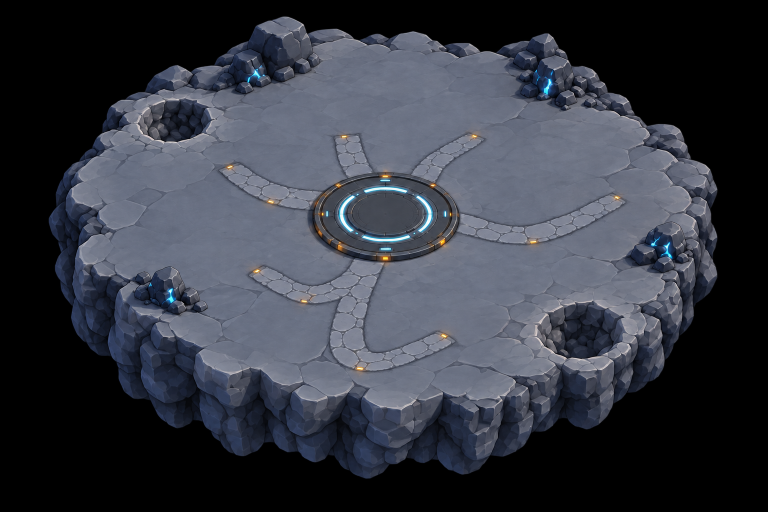
#> input picture art/refs/island-floor-gpt-v5-raw.png, 1536 x 1024 px (shown at 1/2 size)
$ python cockpit_prop.py ../refs/island-floor-gpt-v5-raw.png ../refs/ask-zannabi-gpt-v1.png 5
#> lines starting #> are read from the running program, lines starting #| are printed output that depends on the picture; after the words box and inside, x2 and y2 are one past the last pixel; in counts of white or black regions, pixels touching at a corner belong together
import sys
from collections import deque
from pathlib import Path

import numpy as np
from PIL import Image

TOLERANCE = 30


def cutout(img: Image.Image) -> Image.Image:
    a = np.asarray(img.convert('RGBA')).astype(int)
    h, w = a.shape[:2]
#> h = 1024; w = 1536
    bg = np.median([a[2, 2, :3], a[2, -3, :3], a[-3, 2, :3], a[-3, -3, :3]], axis=0)
#> bg = [0, 0, 0]
    near = np.abs(a[..., :3] - bg).sum(2) < TOLERANCE
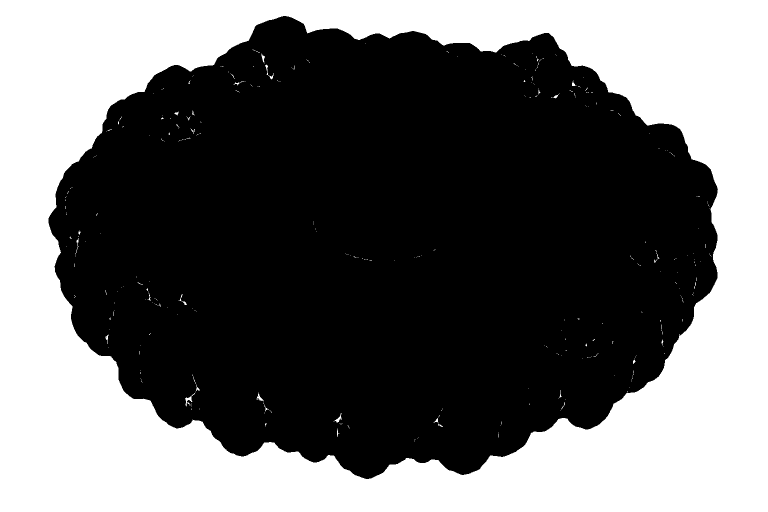
#> near: shape (1024, 1536) bool (shown at 1/2 size); 41.3% white; 361 white regions (336 under 20 px), largest, box (x1, y1, x2, y2) and area: (0, 0, 1536, 1024) 648085, (370, 785, 391, 812) 133, (530, 129, 548, 159) 94
    seen = np.zeros((h, w), bool)
    queue = deque([(0, 0), (0, w - 1), (h - 1, 0), (h - 1, w - 1)])
    for p in queue:
        seen[p] = True
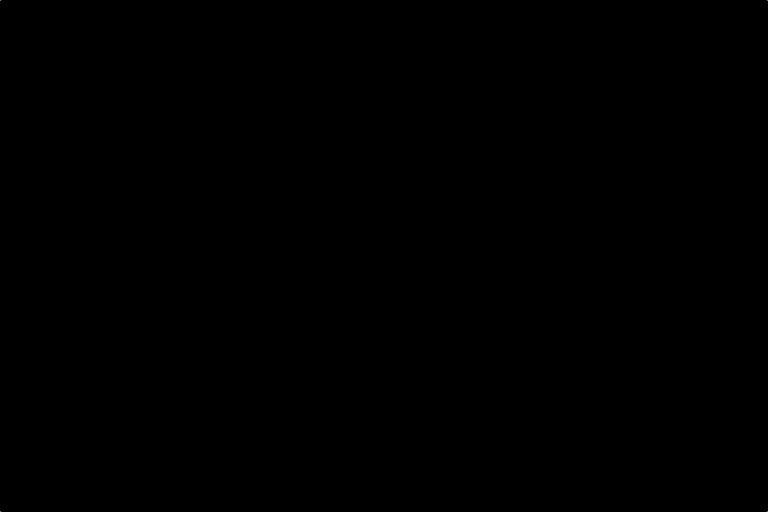
#> seen: shape (1024, 1536) bool (shown at 1/2 size); 0% white in thin lines or dots
    while queue:
        y, x = queue.popleft()
        for ny, nx in ((y + 1, x), (y - 1, x), (y, x + 1), (y, x - 1)):
            if 0 <= ny < h and 0 <= nx < w and not seen[ny, nx] and near[ny, nx]:
                seen[ny, nx] = True
                queue.append((ny, nx))
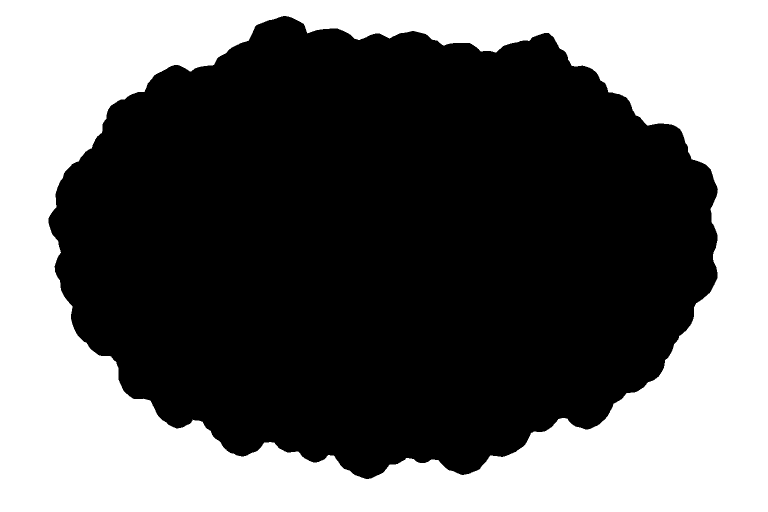
#> seen: shape (1024, 1536) bool (shown at 1/2 size); 41.2% white; 1 white region, box (x1, y1, x2, y2) and area: (0, 0, 1536, 1024) 648082
    a[..., 3] = np.where(seen, 0, 255)
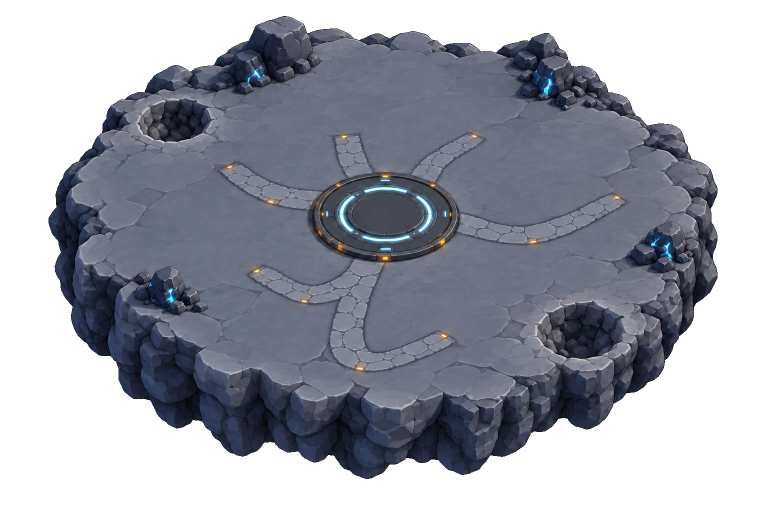
#> a: shape (1024, 1536, 4) int64 (shown at 1/2 size); mean R, G, B, A 52.7, 56.2, 65.7, 149.9; transparent parts drawn white
    return Image.fromarray(a.astype(np.uint8))


def main() -> None:
    src, out, width = Path(sys.argv[1]), Path(sys.argv[2]), int(sys.argv[3])
    prop = cutout(Image.open(src))
    prop = prop.crop(prop.getbbox())
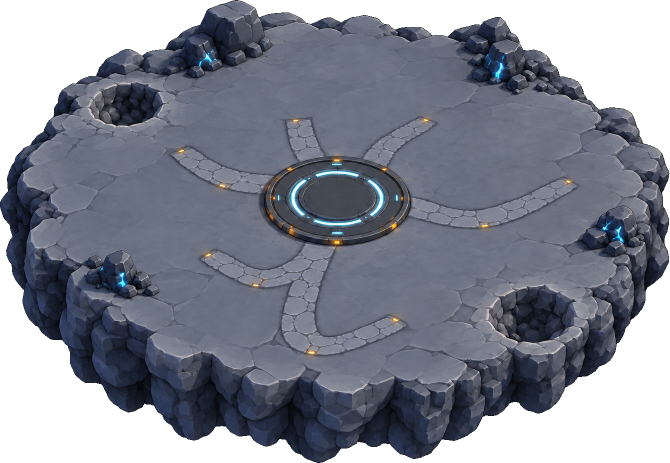
#> prop: PIL image 1339x926 RGBA (shown at 1/2 size); mean R, G, B, A 66.9, 71.3, 83.3, 190.2; transparent parts drawn white
    prop = prop.resize((width, round(prop.height * width / prop.width)), Image.LANCZOS)
    prop.save(out, lossless=True, method=6)
    print(out.name, prop.size)
#| ask-zannabi-gpt-v1.png (5, 3)


if __name__ == '__main__':
    main()
